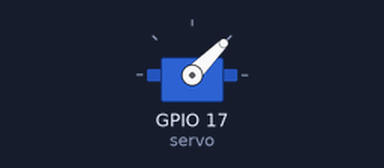
A program run on a simulated Raspberry Pi (BCM pin numbers). Shown: servo. Servo angles are drawn from the pulse width (0.5 ms = 0°, 2.5 ms = 180°).

Above: at 0.05 s.
At 3.0 s:
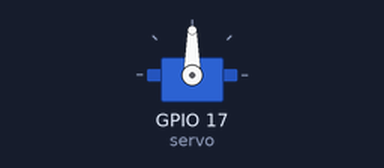
At 6.0 s:
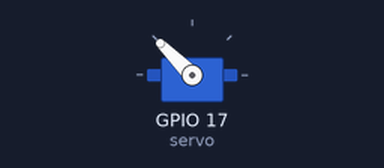
Timing chart, 0 to 7.8 s (numbered marks = the images above):
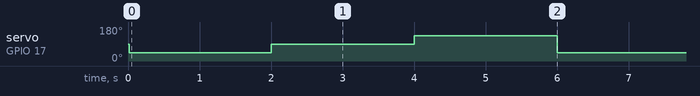

The program:

survo.py
```python
from gpiozero import Servo
from time import sleep

servo = Servo(17)

while True:
    servo.value = -1.0
    sleep(2)
    servo.value = 0.0
    sleep(2)
    servo.value = 1.0
    sleep(2)


cv2.waitKey(0)
cv2.destroyAllWindows()    
```

Measured:
- by itself, servo on GPIO 17 (servo): repeats every 6.0 s: 90° 2.0 s, 135° 2.0 s, 45° 2.0 s
